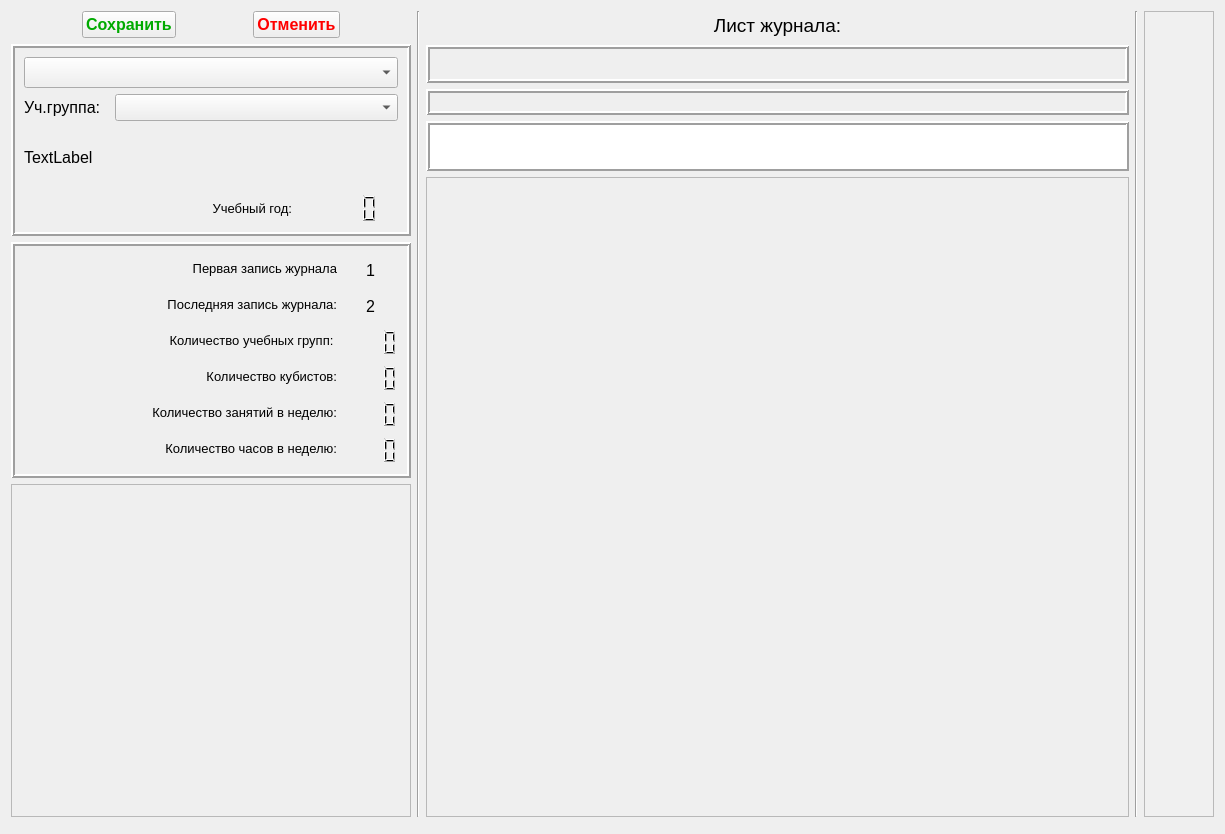
<?xml version="1.0" encoding="UTF-8"?>
<ui version="4.0">
 <class>tab5Form</class>
 <widget class="QWidget" name="tab5Form">
  <property name="geometry">
   <rect>
    <x>0</x>
    <y>0</y>
    <width>1225</width>
    <height>834</height>
   </rect>
  </property>
  <property name="windowTitle">
   <string>Form</string>
  </property>
  <layout class="QVBoxLayout" name="verticalLayout">
   <item>
    <layout class="QHBoxLayout" name="horizontalLayout">
     <item>
      <layout class="QVBoxLayout" name="verticalLayout_2">
       <property name="leftMargin">
        <number>0</number>
       </property>
       <item>
        <layout class="QHBoxLayout" name="horizontalLayout_3">
         <item>
          <widget class="QPushButton" name="commitButton">
           <property name="sizePolicy">
            <sizepolicy hsizetype="Fixed" vsizetype="Fixed">
             <horstretch>0</horstretch>
             <verstretch>0</verstretch>
            </sizepolicy>
           </property>
           <property name="font">
            <font>
             <pointsize>12</pointsize>
             <weight>75</weight>
             <bold>true</bold>
            </font>
           </property>
           <property name="styleSheet">
            <string notr="true">color: rgb(0, 170, 0);
</string>
           </property>
           <property name="text">
            <string>Сохранить</string>
           </property>
          </widget>
         </item>
         <item>
          <widget class="QPushButton" name="rollbackButton">
           <property name="sizePolicy">
            <sizepolicy hsizetype="Fixed" vsizetype="Fixed">
             <horstretch>0</horstretch>
             <verstretch>0</verstretch>
            </sizepolicy>
           </property>
           <property name="font">
            <font>
             <pointsize>12</pointsize>
             <weight>75</weight>
             <bold>true</bold>
            </font>
           </property>
           <property name="styleSheet">
            <string notr="true">color: rgb(255, 0, 0);</string>
           </property>
           <property name="text">
            <string>Отменить</string>
           </property>
          </widget>
         </item>
        </layout>
       </item>
       <item>
        <widget class="QFrame" name="frame_2">
         <property name="sizePolicy">
          <sizepolicy hsizetype="Preferred" vsizetype="Fixed">
           <horstretch>0</horstretch>
           <verstretch>0</verstretch>
          </sizepolicy>
         </property>
         <property name="minimumSize">
          <size>
           <width>400</width>
           <height>0</height>
          </size>
         </property>
         <property name="maximumSize">
          <size>
           <width>400</width>
           <height>16777215</height>
          </size>
         </property>
         <property name="frameShape">
          <enum>QFrame::Box</enum>
         </property>
         <property name="frameShadow">
          <enum>QFrame::Raised</enum>
         </property>
         <property name="lineWidth">
          <number>2</number>
         </property>
         <layout class="QVBoxLayout" name="verticalLayout_3">
          <item>
           <widget class="QComboBox" name="teach_spisok">
            <property name="font">
             <font>
              <pointsize>14</pointsize>
             </font>
            </property>
            <property name="styleSheet">
             <string notr="true">background-color: rgb(240, 240, 240);</string>
            </property>
           </widget>
          </item>
          <item>
           <layout class="QHBoxLayout" name="horizontalLayout_2">
            <property name="topMargin">
             <number>0</number>
            </property>
            <item>
             <widget class="QLabel" name="label">
              <property name="sizePolicy">
               <sizepolicy hsizetype="Fixed" vsizetype="Preferred">
                <horstretch>0</horstretch>
                <verstretch>0</verstretch>
               </sizepolicy>
              </property>
              <property name="font">
               <font>
                <pointsize>12</pointsize>
               </font>
              </property>
              <property name="styleSheet">
               <string notr="true"/>
              </property>
              <property name="text">
               <string>Уч.группа:  </string>
              </property>
             </widget>
            </item>
            <item>
             <widget class="QComboBox" name="groupBox">
              <property name="font">
               <font>
                <pointsize>12</pointsize>
               </font>
              </property>
             </widget>
            </item>
           </layout>
          </item>
          <item>
           <widget class="QLabel" name="programName">
            <property name="sizePolicy">
             <sizepolicy hsizetype="Preferred" vsizetype="Fixed">
              <horstretch>0</horstretch>
              <verstretch>0</verstretch>
             </sizepolicy>
            </property>
            <property name="minimumSize">
             <size>
              <width>0</width>
              <height>60</height>
             </size>
            </property>
            <property name="font">
             <font>
              <pointsize>12</pointsize>
             </font>
            </property>
            <property name="text">
             <string>TextLabel</string>
            </property>
            <property name="wordWrap">
             <bool>true</bool>
            </property>
           </widget>
          </item>
          <item>
           <layout class="QHBoxLayout" name="horizontalLayout_5">
            <property name="topMargin">
             <number>0</number>
            </property>
            <item>
             <widget class="QLabel" name="label_3">
              <property name="sizePolicy">
               <sizepolicy hsizetype="Preferred" vsizetype="Preferred">
                <horstretch>0</horstretch>
                <verstretch>0</verstretch>
               </sizepolicy>
              </property>
              <property name="minimumSize">
               <size>
                <width>200</width>
                <height>0</height>
               </size>
              </property>
              <property name="font">
               <font>
                <pointsize>10</pointsize>
               </font>
              </property>
              <property name="text">
               <string>Учебный год:</string>
              </property>
              <property name="alignment">
               <set>Qt::AlignRight|Qt::AlignTrailing|Qt::AlignVCenter</set>
              </property>
             </widget>
            </item>
            <item>
             <widget class="QLCDNumber" name="lcd_year">
              <property name="minimumSize">
               <size>
                <width>0</width>
                <height>30</height>
               </size>
              </property>
              <property name="maximumSize">
               <size>
                <width>100</width>
                <height>16777215</height>
               </size>
              </property>
              <property name="frameShape">
               <enum>QFrame::NoFrame</enum>
              </property>
              <property name="lineWidth">
               <number>1</number>
              </property>
              <property name="digitCount">
               <number>4</number>
              </property>
             </widget>
            </item>
           </layout>
          </item>
         </layout>
        </widget>
       </item>
       <item>
        <widget class="QFrame" name="frame_3">
         <property name="sizePolicy">
          <sizepolicy hsizetype="Preferred" vsizetype="Fixed">
           <horstretch>0</horstretch>
           <verstretch>0</verstretch>
          </sizepolicy>
         </property>
         <property name="maximumSize">
          <size>
           <width>400</width>
           <height>16777215</height>
          </size>
         </property>
         <property name="styleSheet">
          <string notr="true"/>
         </property>
         <property name="frameShape">
          <enum>QFrame::Box</enum>
         </property>
         <property name="frameShadow">
          <enum>QFrame::Raised</enum>
         </property>
         <property name="lineWidth">
          <number>2</number>
         </property>
         <layout class="QHBoxLayout" name="horizontalLayout_4">
          <property name="leftMargin">
           <number>9</number>
          </property>
          <item>
           <widget class="QLabel" name="label_2">
            <property name="sizePolicy">
             <sizepolicy hsizetype="Expanding" vsizetype="Preferred">
              <horstretch>0</horstretch>
              <verstretch>0</verstretch>
             </sizepolicy>
            </property>
            <property name="text">
             <string/>
            </property>
           </widget>
          </item>
          <item>
           <layout class="QFormLayout" name="formLayout">
            <property name="labelAlignment">
             <set>Qt::AlignCenter</set>
            </property>
            <property name="formAlignment">
             <set>Qt::AlignCenter</set>
            </property>
            <item row="3" column="0">
             <widget class="QLabel" name="label_4">
              <property name="minimumSize">
               <size>
                <width>200</width>
                <height>0</height>
               </size>
              </property>
              <property name="font">
               <font>
                <pointsize>10</pointsize>
               </font>
              </property>
              <property name="text">
               <string>Количество учебных групп: </string>
              </property>
              <property name="alignment">
               <set>Qt::AlignRight|Qt::AlignTrailing|Qt::AlignVCenter</set>
              </property>
             </widget>
            </item>
            <item row="3" column="1">
             <widget class="QLCDNumber" name="lcd_cnt_grp">
              <property name="minimumSize">
               <size>
                <width>0</width>
                <height>30</height>
               </size>
              </property>
              <property name="maximumSize">
               <size>
                <width>100</width>
                <height>16777215</height>
               </size>
              </property>
              <property name="layoutDirection">
               <enum>Qt::LeftToRight</enum>
              </property>
              <property name="frameShape">
               <enum>QFrame::NoFrame</enum>
              </property>
              <property name="digitCount">
               <number>4</number>
              </property>
             </widget>
            </item>
            <item row="4" column="0">
             <widget class="QLabel" name="label_5">
              <property name="minimumSize">
               <size>
                <width>200</width>
                <height>0</height>
               </size>
              </property>
              <property name="font">
               <font>
                <pointsize>10</pointsize>
               </font>
              </property>
              <property name="text">
               <string>Количество кубистов:</string>
              </property>
              <property name="alignment">
               <set>Qt::AlignRight|Qt::AlignTrailing|Qt::AlignVCenter</set>
              </property>
             </widget>
            </item>
            <item row="4" column="1">
             <widget class="QLCDNumber" name="lcd_cnt_stud">
              <property name="minimumSize">
               <size>
                <width>0</width>
                <height>30</height>
               </size>
              </property>
              <property name="maximumSize">
               <size>
                <width>100</width>
                <height>16777215</height>
               </size>
              </property>
              <property name="frameShape">
               <enum>QFrame::NoFrame</enum>
              </property>
              <property name="digitCount">
               <number>4</number>
              </property>
             </widget>
            </item>
            <item row="5" column="0">
             <widget class="QLabel" name="label_6">
              <property name="minimumSize">
               <size>
                <width>200</width>
                <height>0</height>
               </size>
              </property>
              <property name="font">
               <font>
                <pointsize>10</pointsize>
               </font>
              </property>
              <property name="text">
               <string>Количество занятий в неделю:</string>
              </property>
              <property name="alignment">
               <set>Qt::AlignRight|Qt::AlignTrailing|Qt::AlignVCenter</set>
              </property>
             </widget>
            </item>
            <item row="5" column="1">
             <widget class="QLCDNumber" name="lcd_cnt_week">
              <property name="minimumSize">
               <size>
                <width>0</width>
                <height>30</height>
               </size>
              </property>
              <property name="maximumSize">
               <size>
                <width>100</width>
                <height>16777215</height>
               </size>
              </property>
              <property name="frameShape">
               <enum>QFrame::NoFrame</enum>
              </property>
              <property name="digitCount">
               <number>4</number>
              </property>
             </widget>
            </item>
            <item row="6" column="0">
             <widget class="QLabel" name="label_7">
              <property name="minimumSize">
               <size>
                <width>200</width>
                <height>0</height>
               </size>
              </property>
              <property name="font">
               <font>
                <pointsize>10</pointsize>
               </font>
              </property>
              <property name="text">
               <string>Количество часов в неделю:</string>
              </property>
              <property name="alignment">
               <set>Qt::AlignRight|Qt::AlignTrailing|Qt::AlignVCenter</set>
              </property>
             </widget>
            </item>
            <item row="6" column="1">
             <widget class="QLCDNumber" name="lcd_h_to_week">
              <property name="minimumSize">
               <size>
                <width>0</width>
                <height>30</height>
               </size>
              </property>
              <property name="maximumSize">
               <size>
                <width>100</width>
                <height>16777215</height>
               </size>
              </property>
              <property name="frameShape">
               <enum>QFrame::NoFrame</enum>
              </property>
              <property name="digitCount">
               <number>4</number>
              </property>
             </widget>
            </item>
            <item row="1" column="0">
             <widget class="QLabel" name="label_8">
              <property name="minimumSize">
               <size>
                <width>200</width>
                <height>0</height>
               </size>
              </property>
              <property name="font">
               <font>
                <pointsize>10</pointsize>
               </font>
              </property>
              <property name="text">
               <string>Первая запись журнала</string>
              </property>
              <property name="alignment">
               <set>Qt::AlignRight|Qt::AlignTrailing|Qt::AlignVCenter</set>
              </property>
             </widget>
            </item>
            <item row="1" column="1">
             <widget class="QLabel" name="lb_date_min">
              <property name="minimumSize">
               <size>
                <width>0</width>
                <height>30</height>
               </size>
              </property>
              <property name="maximumSize">
               <size>
                <width>100</width>
                <height>16777215</height>
               </size>
              </property>
              <property name="font">
               <font>
                <pointsize>12</pointsize>
               </font>
              </property>
              <property name="text">
               <string>1</string>
              </property>
              <property name="alignment">
               <set>Qt::AlignCenter</set>
              </property>
             </widget>
            </item>
            <item row="2" column="0">
             <widget class="QLabel" name="label_10">
              <property name="minimumSize">
               <size>
                <width>200</width>
                <height>0</height>
               </size>
              </property>
              <property name="font">
               <font>
                <pointsize>10</pointsize>
               </font>
              </property>
              <property name="text">
               <string>Последняя запись журнала:</string>
              </property>
              <property name="alignment">
               <set>Qt::AlignRight|Qt::AlignTrailing|Qt::AlignVCenter</set>
              </property>
             </widget>
            </item>
            <item row="2" column="1">
             <widget class="QLabel" name="lb_date_max">
              <property name="minimumSize">
               <size>
                <width>0</width>
                <height>30</height>
               </size>
              </property>
              <property name="maximumSize">
               <size>
                <width>100</width>
                <height>16777215</height>
               </size>
              </property>
              <property name="font">
               <font>
                <pointsize>12</pointsize>
               </font>
              </property>
              <property name="text">
               <string>2</string>
              </property>
              <property name="alignment">
               <set>Qt::AlignCenter</set>
              </property>
             </widget>
            </item>
           </layout>
          </item>
         </layout>
        </widget>
       </item>
       <item>
        <widget class="QFrame" name="frame_4">
         <property name="sizePolicy">
          <sizepolicy hsizetype="Ignored" vsizetype="Expanding">
           <horstretch>0</horstretch>
           <verstretch>0</verstretch>
          </sizepolicy>
         </property>
         <property name="frameShape">
          <enum>QFrame::StyledPanel</enum>
         </property>
         <property name="frameShadow">
          <enum>QFrame::Raised</enum>
         </property>
        </widget>
       </item>
      </layout>
     </item>
     <item>
      <widget class="Line" name="line_2">
       <property name="orientation">
        <enum>Qt::Vertical</enum>
       </property>
      </widget>
     </item>
     <item>
      <layout class="QVBoxLayout" name="verticalLayout_4">
       <property name="spacing">
        <number>6</number>
       </property>
       <property name="leftMargin">
        <number>0</number>
       </property>
       <property name="bottomMargin">
        <number>0</number>
       </property>
       <item>
        <widget class="QLabel" name="labelHead">
         <property name="sizePolicy">
          <sizepolicy hsizetype="Expanding" vsizetype="Fixed">
           <horstretch>0</horstretch>
           <verstretch>0</verstretch>
          </sizepolicy>
         </property>
         <property name="minimumSize">
          <size>
           <width>0</width>
           <height>28</height>
          </size>
         </property>
         <property name="font">
          <font>
           <pointsize>14</pointsize>
          </font>
         </property>
         <property name="styleSheet">
          <string notr="true"/>
         </property>
         <property name="text">
          <string>Лист журнала:</string>
         </property>
         <property name="alignment">
          <set>Qt::AlignCenter</set>
         </property>
        </widget>
       </item>
       <item>
        <widget class="QFrame" name="shape_frame">
         <property name="sizePolicy">
          <sizepolicy hsizetype="Expanding" vsizetype="Preferred">
           <horstretch>0</horstretch>
           <verstretch>0</verstretch>
          </sizepolicy>
         </property>
         <property name="font">
          <font>
           <pointsize>12</pointsize>
          </font>
         </property>
         <property name="frameShape">
          <enum>QFrame::Box</enum>
         </property>
         <property name="frameShadow">
          <enum>QFrame::Raised</enum>
         </property>
         <property name="lineWidth">
          <number>2</number>
         </property>
         <layout class="QGridLayout" name="shape_layout">
          <property name="leftMargin">
           <number>6</number>
          </property>
          <property name="topMargin">
           <number>12</number>
          </property>
          <property name="rightMargin">
           <number>6</number>
          </property>
          <property name="bottomMargin">
           <number>18</number>
          </property>
          <property name="verticalSpacing">
           <number>16</number>
          </property>
         </layout>
        </widget>
       </item>
       <item>
        <widget class="QFrame" name="letter_place">
         <property name="sizePolicy">
          <sizepolicy hsizetype="Expanding" vsizetype="Preferred">
           <horstretch>0</horstretch>
           <verstretch>0</verstretch>
          </sizepolicy>
         </property>
         <property name="minimumSize">
          <size>
           <width>200</width>
           <height>0</height>
          </size>
         </property>
         <property name="sizeIncrement">
          <size>
           <width>30</width>
           <height>30</height>
          </size>
         </property>
         <property name="baseSize">
          <size>
           <width>0</width>
           <height>0</height>
          </size>
         </property>
         <property name="font">
          <font>
           <pointsize>12</pointsize>
          </font>
         </property>
         <property name="frameShape">
          <enum>QFrame::Box</enum>
         </property>
         <property name="frameShadow">
          <enum>QFrame::Raised</enum>
         </property>
         <property name="lineWidth">
          <number>2</number>
         </property>
         <layout class="QGridLayout" name="gridLayout" columnstretch="0" rowminimumheight="0">
          <property name="sizeConstraint">
           <enum>QLayout::SetDefaultConstraint</enum>
          </property>
          <property name="rightMargin">
           <number>9</number>
          </property>
          <property name="horizontalSpacing">
           <number>4</number>
          </property>
          <property name="verticalSpacing">
           <number>7</number>
          </property>
         </layout>
        </widget>
       </item>
       <item>
        <widget class="QPlainTextEdit" name="txt_comment">
         <property name="sizePolicy">
          <sizepolicy hsizetype="Expanding" vsizetype="Preferred">
           <horstretch>0</horstretch>
           <verstretch>0</verstretch>
          </sizepolicy>
         </property>
         <property name="maximumSize">
          <size>
           <width>16777215</width>
           <height>50</height>
          </size>
         </property>
         <property name="styleSheet">
          <string notr="true">font: 12pt &quot;MS Shell Dlg 2&quot;;</string>
         </property>
         <property name="frameShape">
          <enum>QFrame::Box</enum>
         </property>
         <property name="frameShadow">
          <enum>QFrame::Raised</enum>
         </property>
         <property name="lineWidth">
          <number>2</number>
         </property>
         <property name="tabChangesFocus">
          <bool>true</bool>
         </property>
         <property name="plainText">
          <string notr="true"/>
         </property>
        </widget>
       </item>
       <item>
        <widget class="QFrame" name="frame_5">
         <property name="sizePolicy">
          <sizepolicy hsizetype="Expanding" vsizetype="Expanding">
           <horstretch>0</horstretch>
           <verstretch>0</verstretch>
          </sizepolicy>
         </property>
         <property name="maximumSize">
          <size>
           <width>16777215</width>
           <height>16777215</height>
          </size>
         </property>
         <property name="frameShape">
          <enum>QFrame::StyledPanel</enum>
         </property>
         <property name="frameShadow">
          <enum>QFrame::Raised</enum>
         </property>
         <widget class="QLabel" name="test_label">
          <property name="geometry">
           <rect>
            <x>70</x>
            <y>360</y>
            <width>47</width>
            <height>13</height>
           </rect>
          </property>
          <property name="text">
           <string/>
          </property>
         </widget>
        </widget>
       </item>
      </layout>
     </item>
     <item>
      <widget class="Line" name="line_3">
       <property name="orientation">
        <enum>Qt::Vertical</enum>
       </property>
      </widget>
     </item>
     <item>
      <widget class="QTableView" name="tableView">
       <property name="sizePolicy">
        <sizepolicy hsizetype="Preferred" vsizetype="Expanding">
         <horstretch>0</horstretch>
         <verstretch>0</verstretch>
        </sizepolicy>
       </property>
       <property name="maximumSize">
        <size>
         <width>16777215</width>
         <height>16777215</height>
        </size>
       </property>
       <property name="font">
        <font>
         <pointsize>10</pointsize>
        </font>
       </property>
       <property name="styleSheet">
        <string notr="true">background-color: rgb(240, 240, 240);</string>
       </property>
       <property name="sizeAdjustPolicy">
        <enum>QAbstractScrollArea::AdjustToContents</enum>
       </property>
       <property name="selectionMode">
        <enum>QAbstractItemView::SingleSelection</enum>
       </property>
       <property name="selectionBehavior">
        <enum>QAbstractItemView::SelectRows</enum>
       </property>
       <property name="sortingEnabled">
        <bool>true</bool>
       </property>
       <property name="cornerButtonEnabled">
        <bool>false</bool>
       </property>
      </widget>
     </item>
    </layout>
   </item>
   <item>
    <widget class="QFrame" name="frame">
     <property name="frameShape">
      <enum>QFrame::StyledPanel</enum>
     </property>
     <property name="frameShadow">
      <enum>QFrame::Raised</enum>
     </property>
    </widget>
   </item>
  </layout>
 </widget>
 <resources/>
 <connections/>
</ui>
